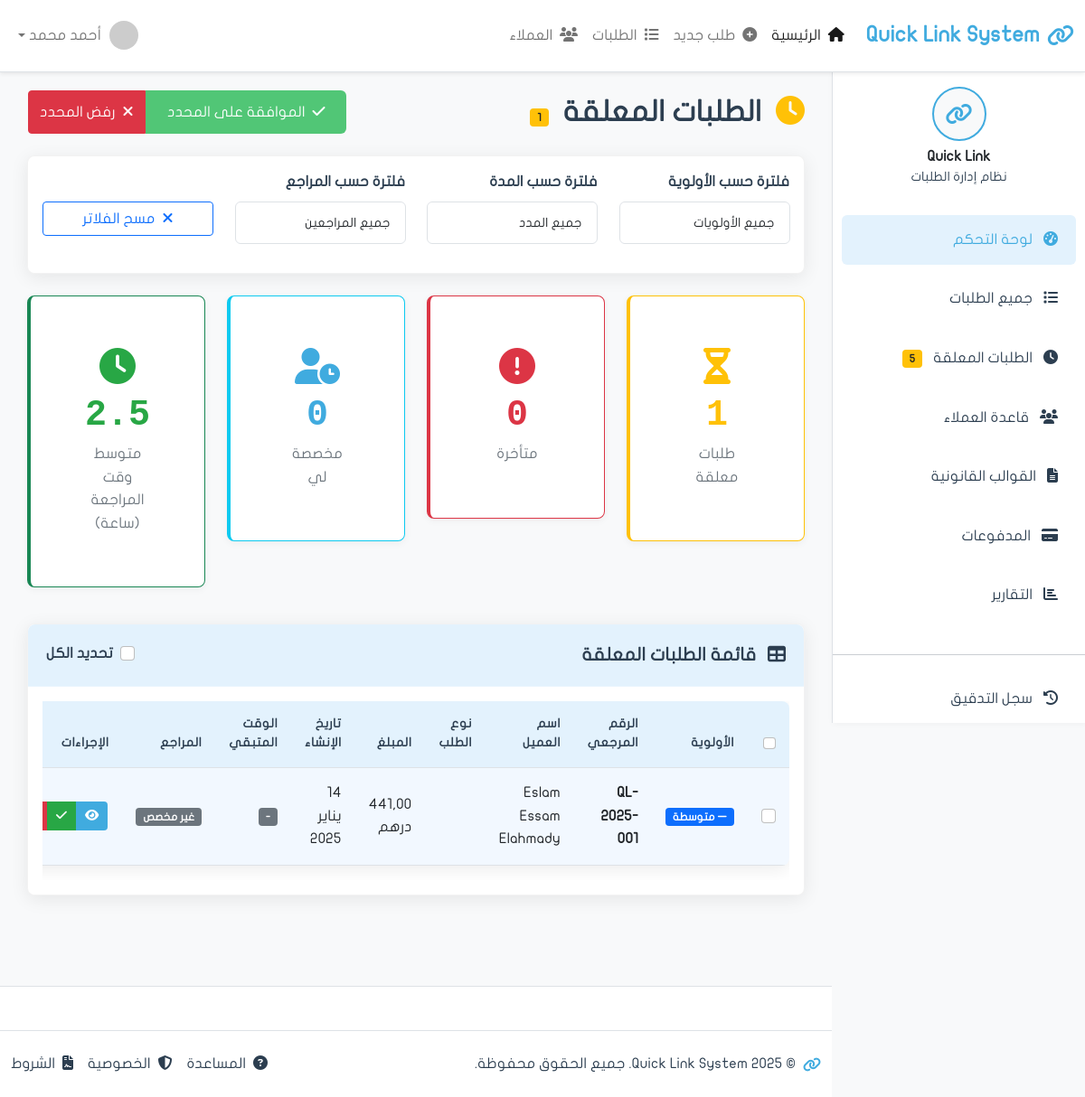
Page /requests/pending/ on the earlier database version.
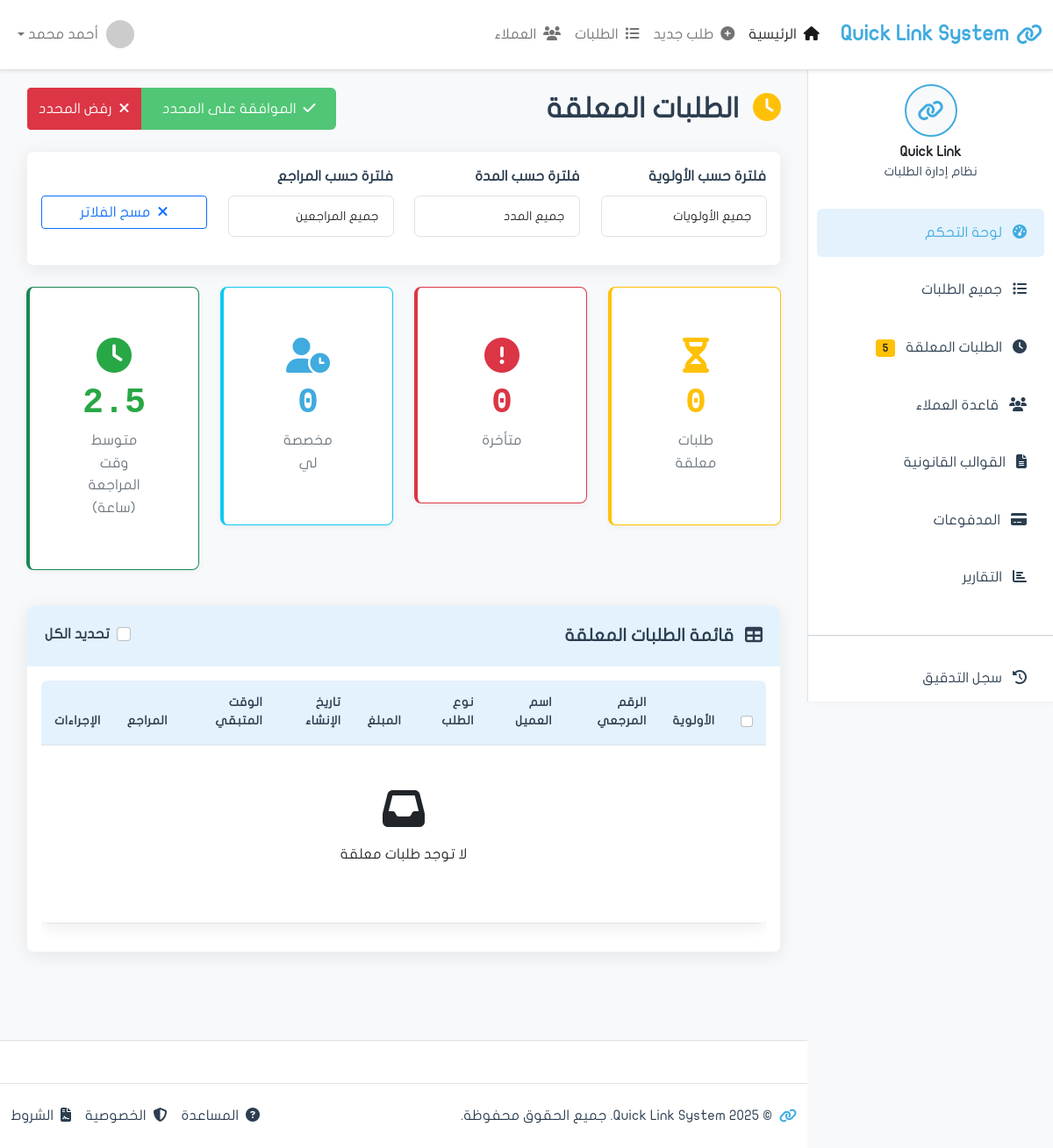
Same page on the later database version.
### apps/requests/models.py (models this page shows, shortened)
class Request(models.Model):
    reference_number = models.CharField(
        'الرقم المرجعي',
        max_length=20,
        unique=True,
        editable=False
    )  # QL-2025-001
    customer = models.ForeignKey(
        'clients.Customer',
        on_delete=models.PROTECT,
        related_name='requests',
        verbose_name='العميل'
    )
    request_type = models.ForeignKey(
        'RequestType',
        on_delete=models.PROTECT,
        related_name='requests',
        verbose_name='نوع الطلب',
        null=True,  # للتوافق مع البيانات القديمة
        blank=True
    )
    request_type_legacy = models.CharField(
        'نوع الطلب (قديم)',
        max_length=100,
        blank=True,
        null=True
    )
    status = models.CharField(
        'الحالة',
        max_length=20,
        choices=RequestStatus.choices,
        default=RequestStatus.NEW
    )
    priority = models.CharField('الأولوية', max_length=20, choices=[
        ('low', 'منخفضة'),
        ('medium', 'متوسطة'),
        ('high', 'عالية'),
        ('urgent', 'عاجلة'),
    ], default='medium')
    template = models.ForeignKey(
        'Template',
        on_delete=models.PROTECT,
        related_name='requests',
        verbose_name='القالب القانوني',
        null=True,
        blank=True
    )
    needs_approval = models.BooleanField('يحتاج موافقة', default=True)
    approved_by = models.ForeignKey(
        'auth.User',
        on_delete=models.SET_NULL,
        null=True,
        blank=True,
        related_name='approved_requests',
        verbose_name='تمت الموافقة من'
    )
    approved_at = models.DateTimeField('تاريخ الموافقة', null=True, blank=True)
    rejected_by = models.ForeignKey(
        'auth.User',
        on_delete=models.SET_NULL,
        null=True,
        blank=True,
        related_name='rejected_requests',
        verbose_name='تم الرفض من'
    )
    rejected_at = models.DateTimeField('تاريخ الرفض', null=True, blank=True)
    rejection_reason = models.TextField('سبب الرفض', blank=True)
    submission_date = models.DateField('تاريخ التقديم', null=True, blank=True)
    due_date = models.DateField('تاريخ الاستحقاق', null=True, blank=True)
    completion_date = models.DateTimeField('تاريخ الإكمال', null=True, blank=True)
    total_amount = models.DecimalField('المبلغ الإجمالي', max_digits=10, decimal_places=2, default=0)
    is_paid = models.BooleanField('مدفوع', default=False)
    payment_method = models.CharField('طريقة الدفع', max_length=50, blank=True)
    description = models.TextField('الوصف', blank=True)
    notes = models.TextField('ملاحظات', blank=True)
    internal_notes = models.TextField('ملاحظات داخلية', blank=True)
    checklist_completed = models.BooleanField('Checklist مكتمل', default=False)
    identity_verified = models.BooleanField('الهوية موثقة', default=False)
    template_selected = models.BooleanField('القالب محدد', default=False)
    payment_confirmed = models.BooleanField('الدفع مؤكد', default=False)
    created_at = models.DateTimeField('تاريخ الإنشاء', auto_now_add=True)
    updated_at = models.DateTimeField('آخر تحديث', auto_now=True)
    created_by = models.ForeignKey(
        'auth.User',
        on_delete=models.SET_NULL,
        null=True,
        related_name='requests_created',
        verbose_name='تم الإنشاء بواسطة'
    )
    assigned_to = models.ForeignKey(
        'auth.User',
        on_delete=models.SET_NULL,
        null=True,
        blank=True,
        related_name='assigned_requests',
        verbose_name='مسند إلى'
    )
    is_deleted = models.BooleanField('محذوف', default=False)
    deleted_at = models.DateTimeField('تاريخ الحذف', null=True, blank=True)
    deleted_by = models.ForeignKey(
        'auth.User',
        on_delete=models.SET_NULL,
        null=True,
        blank=True,
        related_name='requests_deleted',
        verbose_name='تم الحذف بواسطة'
    )
    class Meta:
        verbose_name = 'طلب'
        verbose_name_plural = 'الطلبات'
        ordering = ['-created_at']
        permissions = [
            ('approve_request', 'يمكنه الموافقة على الطلبات'),
            ('reject_request', 'يمكنه رفض الطلبات'),
            ('can_delete_request', 'يمكنه حذف الطلبات'),
            ('view_all_requests', 'يمكنه رؤية جميع الطلبات'),
        ]
        indexes = [
            models.Index(fields=['reference_number']),
            models.Index(fields=['status']),
            models.Index(fields=['created_at']),
        ]

### apps/clients/models.py (models this page shows, shortened)
class Customer(models.Model):
    full_name = models.CharField('الاسم الرباعي', max_length=200)
    full_name_english = models.CharField('الاسم بالإنجليزية', max_length=200, blank=True)
    emirates_id = models.CharField(
        'رقم الهوية',
        max_length=18,
        unique=True,
        validators=[
            RegexValidator(
                regex=r'^784-\d{4}-\d{7}-\d{1}$',
                message='رقم الهوية يجب أن يكون بصيغة: 784-XXXX-XXXXXXX-X'
            )
        ]
    )
    date_of_birth = models.DateField('تاريخ الميلاد')
    nationality = models.CharField('الجنسية', max_length=100, default='الإمارات')
    gender = models.CharField('الجنس', max_length=10, choices=[
        ('male', 'ذكر'),
        ('female', 'أنثى'),
    ])
    phone = models.CharField('رقم الجوال', max_length=20)
    email = models.EmailField('البريد الإلكتروني', blank=True)
    address = models.TextField('العنوان', blank=True)
    occupation = models.CharField('المهنة', max_length=100, blank=True)
    company_name = models.CharField('اسم الشركة', max_length=200, blank=True)
    created_at = models.DateTimeField('تاريخ الإنشاء', auto_now_add=True)
    updated_at = models.DateTimeField('آخر تحديث', auto_now=True)
    created_by = models.ForeignKey(
        'auth.User',
        on_delete=models.SET_NULL,
        null=True,
        related_name='customers_created',
        verbose_name='تم الإنشاء بواسطة'
    )
    is_active = models.BooleanField('نشط', default=True)
    is_verified = models.BooleanField('موثق', default=False)
    notes = models.TextField('ملاحظات', blank=True)
    class Meta:
        verbose_name = 'عميل'
        verbose_name_plural = 'العملاء'
        ordering = ['-created_at']
        indexes = [
            models.Index(fields=['emirates_id']),
            models.Index(fields=['full_name']),
            models.Index(fields=['phone']),
        ]

### apps/requests/views.py (the view, shortened to what this page needs)
# urls.py: path('requests/pending/', views.pending, name='pending'),
def pending(request):
    from django.utils import timezone
    priority_filter = request.GET.get('priority')
    duration_filter = request.GET.get('duration')
    pending_requests = Request.objects.filter(
        status__in=['new', 'in_review', 'pending_payment'],
        is_deleted=False
    ).select_related('customer', 'created_by', 'assigned_to')
    if priority_filter and priority_filter != 'all':
        pending_requests = pending_requests.filter(priority=priority_filter)
    pending_requests = pending_requests.order_by('-priority', '-created_at')
    paginator = Paginator(pending_requests, 15)  # 15 طلب لكل صفحة
    page = request.GET.get('page', 1)
    try:
        page_obj = paginator.page(page)
    except PageNotAnInteger:
        page_obj = paginator.page(1)
    except EmptyPage:
        page_obj = paginator.page(paginator.num_pages)
    total_pending = Request.objects.filter(
        status__in=['new', 'in_review', 'pending_payment'],
        is_deleted=False
    ).count()
    overdue_count = Request.objects.filter(
        status__in=['new', 'in_review'],
        due_date__lt=timezone.now(),
        is_deleted=False
    ).count()
    assigned_to_me = 0
    if request.user.is_authenticated:
        assigned_to_me = Request.objects.filter(
            assigned_to=request.user,
            status__in=['new', 'in_review'],
            is_deleted=False
        ).count()
    context = {
        'page_title': 'الطلبات المعلقة',
        'page_obj': page_obj,
        'total_pending': total_pending,
        'overdue_count': overdue_count,
        'assigned_to_me': assigned_to_me,
    }
    return render(request, 'requests/pending.html', context)

### apps/requests/templates/requests/pending.html (shortened to what the changed rows need)
{% extends 'base.html' %}
{% load static %}
{% block content %}
            <div class="d-flex justify-content-between align-items-center mb-4">
                <h2 class="mb-0">
                    <i class="fas fa-clock me-2 text-warning"></i>
                    الطلبات المعلقة
                    {% if total_pending > 0 %}
                        <span class="badge bg-warning text-dark ms-2">{{ total_pending }}</span>
                    {% endif %}
                </h2>
            </div>
            <div class="row mb-4">
                <div class="col-xl-3 col-md-6 mb-3">
                    <div class="card stats-card border-warning">
                        <div class="card-body text-center">
                            <i class="fas fa-hourglass-half icon-large text-warning"></i>
                            <div class="stats-number text-warning">{{ total_pending|default:0 }}</div>
                            <div class="stats-label">طلبات معلقة</div>
                        </div>
                    </div>
                </div>
            </div>
            <div class="card shadow-custom">
                <div class="card-body">
                    <div class="table-responsive">
                        <table class="table table-hover" id="pendingRequestsTable">
                            <thead>
                                <tr>
                                    <th width="40">
                                        <input type="checkbox" class="form-check-input">
                                    </th>
                                    <th>الأولوية</th>
                                    <th>الرقم المرجعي</th>
                                    <th>اسم العميل</th>
                                    <th>نوع الطلب</th>
                                    <th>المبلغ</th>
                                    <th>تاريخ الإنشاء</th>
                                    <th>الوقت المتبقي</th>
                                    <th>المراجع</th>
                                    <th>الإجراءات</th>
                                </tr>
                            </thead>
                            <tbody>
                                {% if page_obj %}
                                    {% for req in page_obj %}
                                <tr class="
                                    {% if req.priority == 'urgent' %}priority-urgent
                                    {% elif req.priority == 'high' %}priority-high
                                    {% else %}priority-medium{% endif %}">
                                    <td>
                                        <input type="checkbox" class="form-check-input request-checkbox">
                                    </td>
                                    <td>
                                        <span class="badge
                                            {% if req.priority == 'urgent' %}bg-danger
                                            {% elif req.priority == 'high' %}bg-warning
                                            {% elif req.priority == 'medium' %}bg-primary
                                            {% else %}bg-secondary{% endif %}">
                                            <i class="fas
                                                {% if req.priority == 'urgent' %}fa-exclamation-triangle
                                                {% elif req.priority == 'high' %}fa-exclamation
                                                {% else %}fa-minus{% endif %}"></i>
                                            {{ req.get_priority_display }}
                                        </span>
                                    </td>
                                    <td><strong>{{ req.reference_number }}</strong></td>
                                    <td>{{ req.customer.full_name }}</td>
                                    <td>{{ req.get_request_type_display }}</td>
                                    <td>{{ req.total_amount|default:"420" }} درهم</td>
                                    <td>{{ req.created_at|date:"d يناير Y" }}</td>
                                    <td>
                                        {% if req.due_date %}
                                            {% now "Y-m-d H:i:s" as current_time %}
                                            {% if req.due_date < current_time %}
                                                <span class="badge bg-danger">
                                                    <i class="fas fa-clock"></i>
                                                    متأخر
                                                </span>
                                            {% else %}
                                                <span class="badge bg-success">
                                                    <i class="fas fa-clock"></i>
                                                    في الموعد
                                                </span>
                                            {% endif %}
                                        {% else %}
                                            <span class="badge bg-secondary">-</span>
                                        {% endif %}
                                    </td>
                                    <td>
                                        {% if req.assigned_to %}
                                            <span class="badge bg-info">{{ req.assigned_to.get_full_name|default:req.assigned_to.username }}</span>
                                        {% else %}
                                            <span class="badge bg-secondary">غير مخصص</span>
                                        {% endif %}
                                    </td>
                                    <td>
                                        <div class="btn-group" role="group">
                                            <button class="btn btn-action btn-view" onclick="viewPendingRequest({{ req.id }})" title="عرض التفاصيل">
                                                <i class="fas fa-eye"></i>
                                            </button>
                                            <button class="btn btn-action btn-success" onclick="approveRequest({{ req.id }})" title="موافقة">
                                                <i class="fas fa-check"></i>
                                            </button>
                                            <button class="btn btn-action btn-delete" onclick="rejectRequest({{ req.id }})" title="رفض">
                                            </button>
                                        </div>
                                    </td>
                                </tr>
                                    {% endfor %}
                                {% else %}
                                <tr>
                                    <td colspan="10" class="text-center text-muted py-5">
                                        <i class="fas fa-inbox fa-3x mb-3 d-block"></i>
                                        <p>لا توجد طلبات معلقة</p>
                                    </td>
                                </tr>
                                {% endif %}
                            </tbody>
                        </table>
                    </div>
                </div>
            </div>
{% endblock content %}

Differences in the rows shown:
no longer on this page (row edited): Request: priority "متوسطة", reference_number "QL-2025-001", customer.full_name "Eslam Essam Elahmady", total_amount "441,00", created_at "14 يناير 2025", shows "غير مخصص"
Other differences:
{{ total_pending|default:0 }}: "1" → "0"
{{ total_pending }}: "1" → (not shown)
text now shown: "لا توجد طلبات معلقة"
